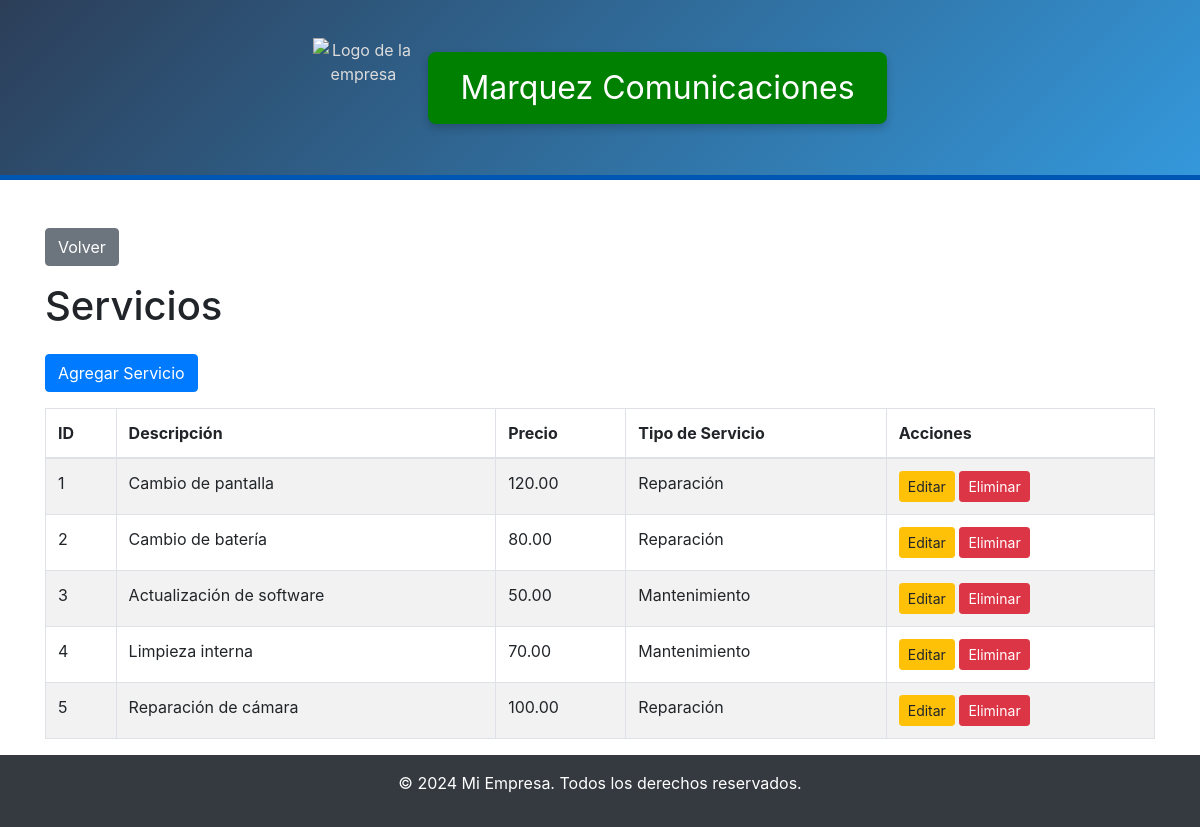
Page /administrador/servicios/index.php on the committed database.
### tables this page shows
CREATE TABLE `servicios` (
  `id_servicios` int(11) NOT NULL,
  `descripcion` varchar(45) NOT NULL,
  `precio_servicio` decimal(10,0) NOT NULL,
  `tipo_servicio` varchar(45) NOT NULL
);

### administrador/servicios/index.php (the view, shortened to what this page needs)
<?php
include '../../base_datos/db.php';
$query = "SELECT * FROM servicios";
$result = mysqli_query($conn, $query);
?>
<?php include('../../includes/header.php'); ?>
<div class="container mt-5">
    <a href="../administrador.php" class="btn btn-secondary mb-3">Volver</a>
    <h1 class="mb-4">Servicios</h1>
    <a href="create.php" class="btn btn-primary mb-3">Agregar Servicio</a>
    <table class="table table-striped table-bordered">
        <thead>
            <tr>
                <th>ID</th>
                <th>Descripción</th>
                <th>Precio</th>
                <th>Tipo de Servicio</th>
                <th>Acciones</th>
            </tr>
        </thead>
        <tbody>
            <?php while ($row = mysqli_fetch_assoc($result)) { ?>
            <tr>
                <td><?php echo htmlspecialchars($row['id_servicios']); ?></td>
                <td><?php echo htmlspecialchars($row['descripcion']); ?></td>
                <td><?php echo htmlspecialchars(number_format($row['precio_servicio'], 2)); ?></td>
                <td><?php echo htmlspecialchars($row['tipo_servicio']); ?></td>
                <td>
                    <a href="edit.php?id_servicios=<?php echo htmlspecialchars($row['id_servicios']); ?>" class="btn btn-warning btn-sm">Editar</a>
                    <a href="delete.php?id_servicios=<?php echo htmlspecialchars($row['id_servicios']); ?>" class="btn btn-danger btn-sm">Eliminar</a>
                </td>
            </tr>
            <?php } ?>
        </tbody>
    </table>
</div>
<?php include('../../includes/footer.php'); ?>

### includes/header.php (style rules this page uses)
body { padding-top: 180px; }

### rows in the picture
servicios: id_servicios "1", descripcion "Cambio de pantalla", precio_servicio "120.00", tipo_servicio "Reparación"
servicios: id_servicios "2", descripcion "Cambio de batería", precio_servicio "80.00", tipo_servicio "Reparación"
servicios: id_servicios "3", descripcion "Actualización de software", precio_servicio "50.00", tipo_servicio "Mantenimiento"
servicios: id_servicios "4", descripcion "Limpieza interna", precio_servicio "70.00", tipo_servicio "Mantenimiento"
servicios: id_servicios "5", descripcion "Reparación de cámara", precio_servicio "100.00", tipo_servicio "Reparación"
